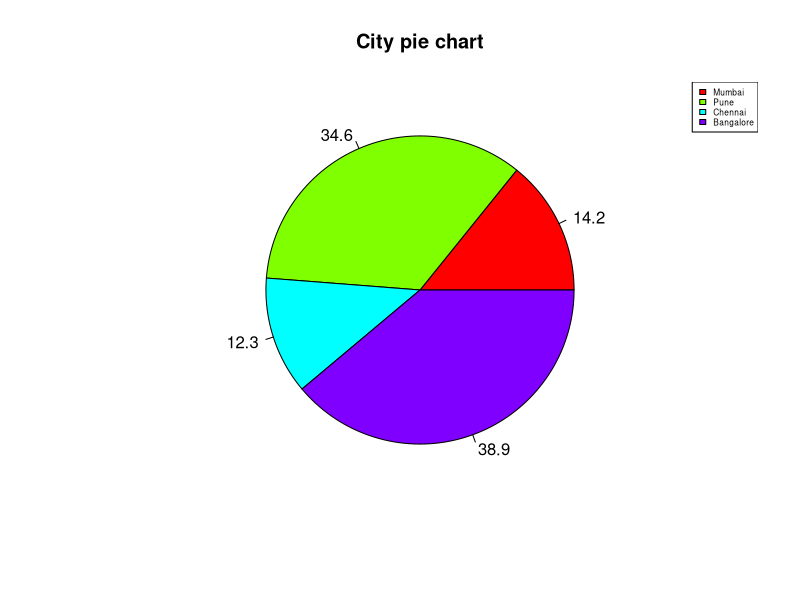

R code for this plot:
# Create data for the graph.
numbers <- c(23, 56, 20, 63)
labels <- c("Mumbai", "Pune", "Chennai", "Bangalore")

piepercent<- round(100 * numbers / sum(numbers), 1)

# Plot the chart.
pie(numbers, labels = piepercent,
    main = "City pie chart", col = rainbow(length(numbers)))
legend("topright", c("Mumbai", "Pune", "Chennai", "Bangalore"),
       cex = 0.5, fill = rainbow(length(numbers)))
